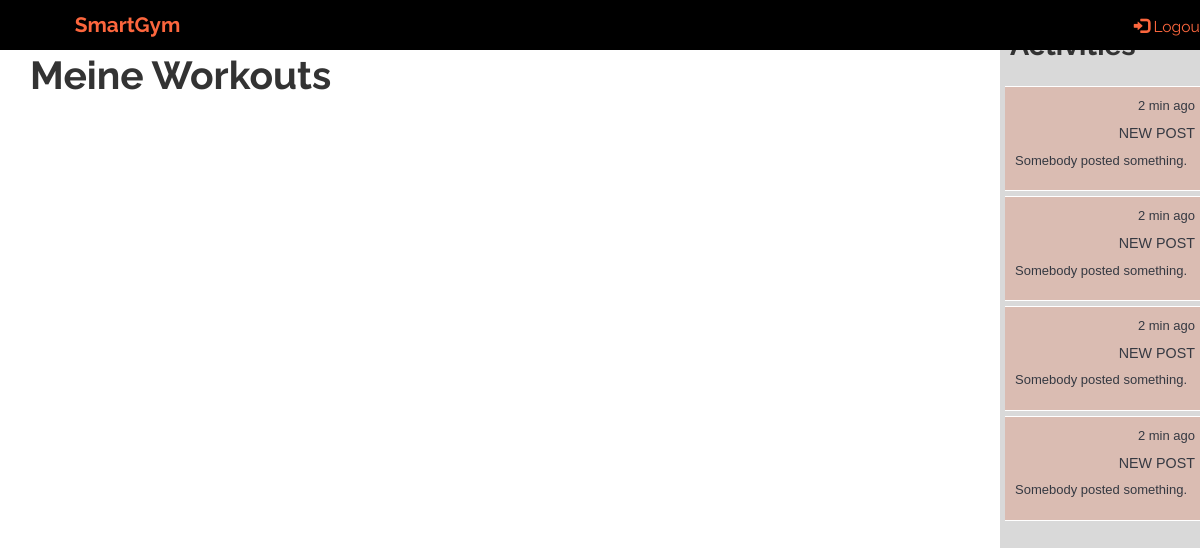
The page /tracker/training_units/1 (signed in) on the database as committed earlier.
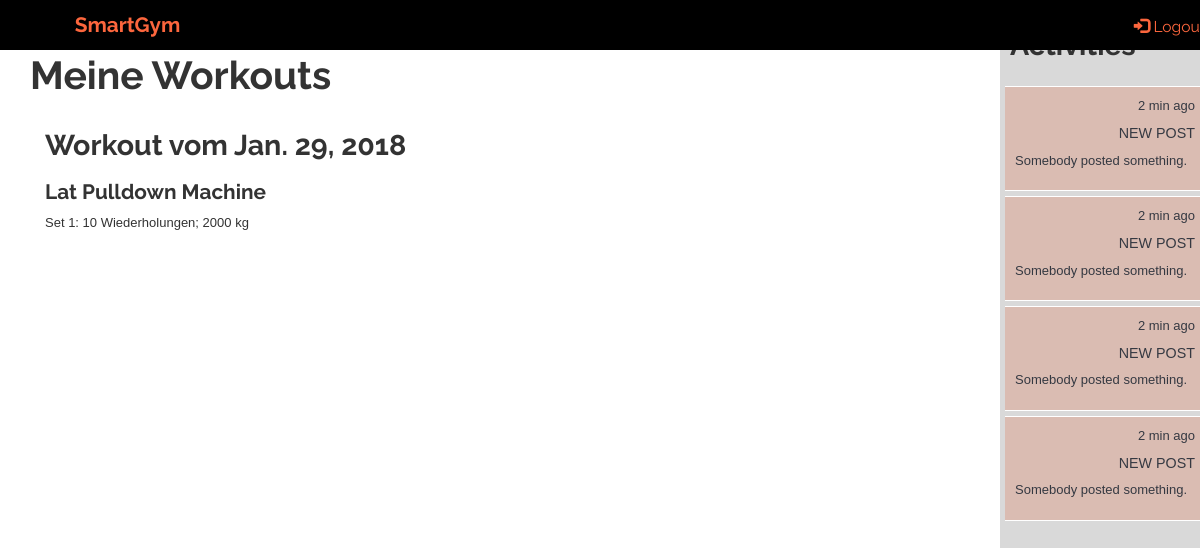
The same page on the database as committed later.
### tracker/models.py (models this page shows, shortened)
class TrainUnit(models.Model, LoginRequiredMixin):
    login_url = '/login/'
    id = models.UUIDField(primary_key=True, default=uuid.uuid4)
    start_time_date = models.DateTimeField(null=False, blank=False)
    end_time_date = models.DateTimeField(null=False, blank=False)
    date = models.DateField(null=False, blank=False)
    user = models.ForeignKey(UserProfile, on_delete=models.CASCADE)
    exercise_units = models.ManyToManyField('ExerciseUnit', related_name='+', blank=True)

class ExerciseUnit(models.Model):
    id = models.UUIDField(primary_key=True, default=uuid.uuid4)
    time_date = models.DateTimeField(null=False, blank=False)
    train_unit = models.ForeignKey(TrainUnit, on_delete=models.CASCADE)
    exercise = models.ForeignKey(Exercise, on_delete=models.CASCADE)

class Exercise(models.Model):
    name = models.CharField(max_length=100, primary_key=True)
    description = models.CharField(max_length=1000, help_text="Insert short description here.")
    muscles = models.ManyToManyField('Muscle', help_text="Muscles trained by the exercise.")
    equipment = models.ManyToManyField('Equipment', help_text="Necessary equipment for the exercise.")
    def __str__(self):
        return self.name

class Set(models.Model):
    id = models.UUIDField(primary_key=True, default=uuid.uuid4)
    date_time = models.DateTimeField(default=timezone.now, null=False, blank=False)
    exercise_unit = models.ForeignKey(ExerciseUnit, on_delete=models.CASCADE)
    repetitions = models.IntegerField(blank=False)
    weight = models.IntegerField(blank=False)
    rfid = models.CharField(blank=False, null=False, max_length=10)
    """
    @classmethod
    def create(cls, repetitions, weight, rfid, exercise_unit=None, date_time=datetime.now()):
        # TODO get exercise_unit for User or create new
        if exercise_unit = None:
            exercise_unit = 1
        set = cls(repetitions=repetitions, weight=weight, exercise_unit=exercise_unit, date_time=date_time)
    """

### tracker/views.py (the view)
# urls.py: url(r'^training_units/(?P<pk>\d+)$', views.TrainingUnitsList.as_view(), name='training_units'),
class TrainingUnitsList(LoginRequiredMixin, generic.ListView):
    model = TrainUnit
    context_object_name = 'training_units'
    template_name = 'tracker/User/training_units.html'
    def get_context_data(self, **kwargs):
        context = super().get_context_data(**kwargs)
        context['base_template'] = 'tracker/User/user_tracker_base.html'
        return context
    def get_queryset(self):
        return TrainUnit.objects.filter(user=self.request.user.userprofile)

### tracker/templates/tracker/User/training_units.html (shortened to what this page needs)
{% extends base_template %}
{% block extra_head %}
{% load static %}
<link rel="stylesheet" href="{% static 'css/style.css' %}">
{% endblock %}
{% block site_content %}
<div class="container background-col">
    <div class="row full-height">
        <div class="col-xs-12 col-sm-12 col-md-12 col-lg-12 padding-0">
            <div class="row row-eq-height">
                <h1>Meine Workouts</h1>
            </div>
        </div>
        <div class="col-xs-12 col-sm-12 col-md-12 col-lg-12">
            {% for train_unit in training_units %}
                <div class="row">
                    <h2>Workout vom {{ train_unit.date }}</h2>
                    {% for exercise_unit in train_unit.exercise_units.all %}
                        <h3>{{ exercise_unit.exercise }}</h3>
                        {% for set in exercise_unit.set_set.all %}
                            <p>Set {{ forloop.counter }}: {{ set.repetitions }} Wiederholungen; {{ set.weight }} kg</p>
                        {% endfor %}
                    {% endfor %}
                </div>
            {% endfor %}
        </div>
    </div>
</div>
{% endblock %}

Rows that differ between the two databases and show on the page:
added TrainUnit: date "Jan. 29, 2018"
added ExerciseUnit: exercise "Lat Pulldown Machine"
added Set: repetitions "10", weight "2000"
